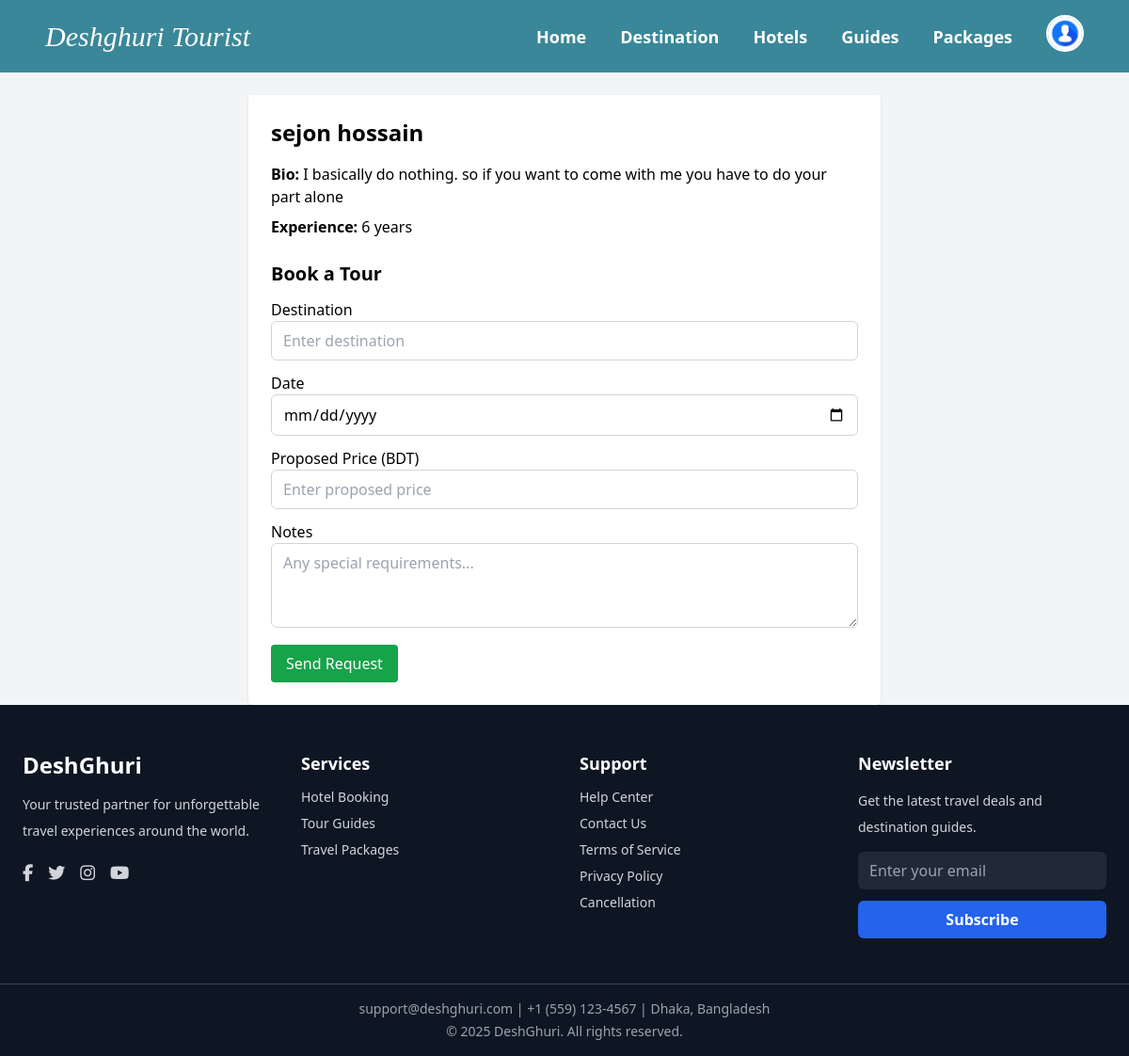
The app's page /guides/guides/1/ (signed in) with its own data.
### guides/models.py (models this page shows, shortened)
class GuideProfile(models.Model):
    user = models.OneToOneField(settings.AUTH_USER_MODEL, on_delete=models.CASCADE)
    phone = models.CharField(max_length=30, blank=True)
    bio = models.TextField(blank=True)
    experience_years = models.PositiveIntegerField(default=0)
    avatar = models.ImageField(upload_to='guides/avatars/', blank=True)
    is_verified = models.BooleanField(default=False)
    average_rating = models.DecimalField(max_digits=3, decimal_places=2, default=0.0)
    languages = models.CharField(max_length=200, blank=True)
    address = models.TextField(blank=True)
    is_completed = models.BooleanField(default=False)

### accounts/models.py (models this page shows, shortened)
class User(AbstractUser):
    username = models.CharField(
        max_length=150,
        unique=True,
        help_text="Required. 150 characters or fewer."
    )
    ROLE_CHOICES = (
        ('tourist', 'Tourist'),
        ('guide', 'Guide'),
        ('hotel_manager', 'Hotel Manager'),
    )
    role = models.CharField(max_length=20, choices=ROLE_CHOICES)
    agree_terms = models.BooleanField(default=False)

### guides/views.py (the view)
# urls.py: path("guides/<int:guide_id>/", g_views.guide_detail, name="guide_detail"),
def guide_detail(request, guide_id):
    guide = get_object_or_404(GuideProfile, id=guide_id)
    if request.user.is_authenticated and getattr(request.user, "role", None) == "tourist":
        if request.method == "POST":
            form = TourRequestForm(request.POST)
            if form.is_valid():
                tour_request = form.save(commit=False)
                tour_request.tourist = request.user
                tour_request.guide = guide.user
                tour_request.save()
                messages.success(request, "Tour request sent successfully!")
                return redirect("guide_detail", guide_id=guide.id)
        else:
            form = TourRequestForm()
    else:
        form = None
    return render(request, "guides/guide_detail.html", {"guide": guide, "form": form})

### accounts/context_processors.py (called while the page is built)
def user_role(request):
    user = None
    role = None
    if request.user.is_authenticated:
        user = request.user
        role = user.role  # from your custom User model field
    return {
        'logged_user': user,
        'logged_role': role,
    }

### template/guides/guide_detail.html (shortened to what this page needs)
{% extends "base.html" %}
{% load static %}
{% block content %}
<div class="max-w-2xl mx-auto bg-white p-6 rounded shadow mt-6">
    <h1 class="text-2xl font-bold mb-4">{{ guide.user.get_full_name|default:guide.user.username }}</h1>
    <p class="mb-2"><strong>Bio:</strong> {{ guide.bio|default:"No bio yet." }}</p>
    <p class="mb-2"><strong>Experience:</strong> {{ guide.experience_years }} years</p>
    {% if user.is_authenticated and user.role == "tourist" %}
        <h2 class="text-xl font-semibold mb-2 mt-6">Book a Tour</h2>
        <form method="POST" class="space-y-3">
            <div>
                <label>Destination</label>
                {{ form.destination }}
            </div>
            <div>
                <label>Date</label>
                {{ form.date }}
            </div>
            <div>
                <label>Proposed Price (BDT)</label>
                {{ form.price }}
            </div>
            <div>
                <label>Notes</label>
                {{ form.notes }}
            </div>
            <button type="submit" class="bg-green-600 text-white py-2 px-4 rounded hover:bg-green-700 transition">Send Request</button>
        </form>
    {% else %}
        <p class="mt-4 text-gray-600">Login as a tourist to book a tour.</p>
    {% endif %}
</div>
{% endblock %}

### records on screen
GuideProfile: user.get_full_name "sejon hossain", bio "I basically do nothing. so if you want to come with me you have to do your part alone", experience_years "6"
